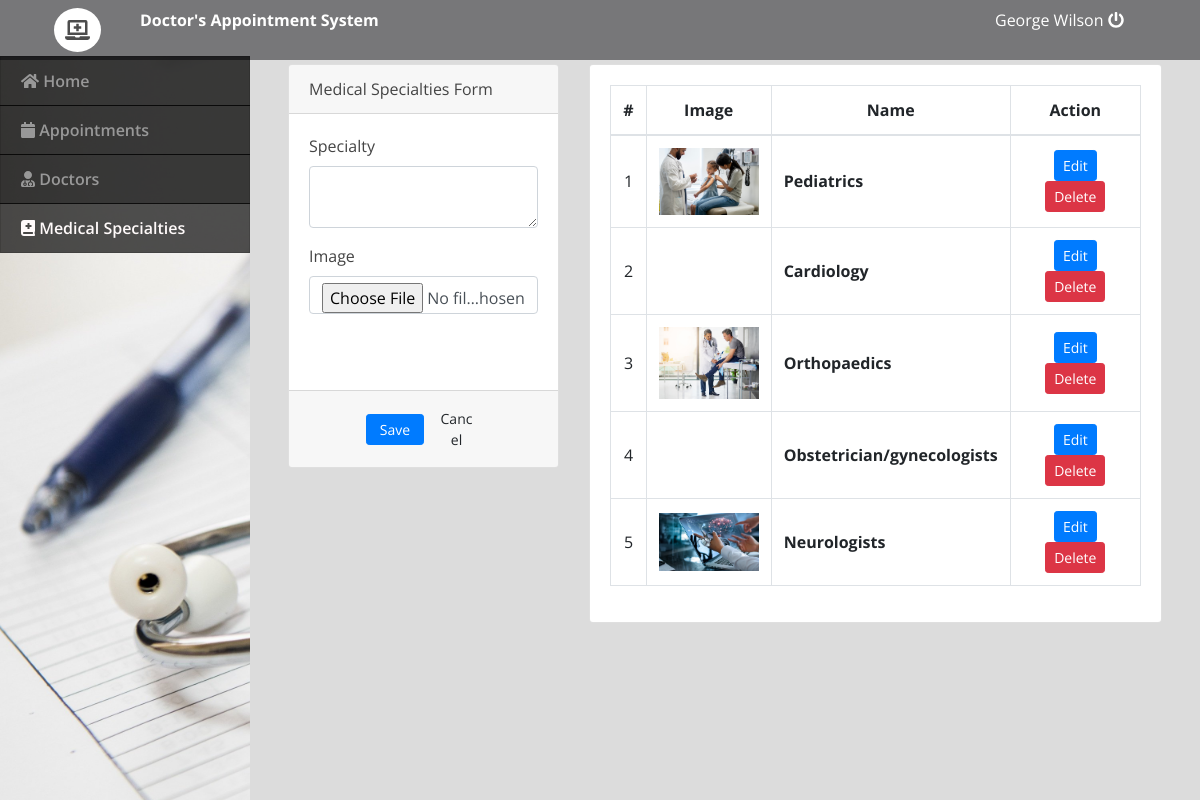
/admin/index.php?page=categories (signed in), run on the app's committed database.
### tables this page shows
CREATE TABLE `medical_specialty` (
  `id` int(30) NOT NULL,
  `name` text NOT NULL,
  `img_path` varchar(255) NOT NULL
);

### admin/categories.php (the view, shortened to what this page needs)
<?php include('db_connect.php');?>
<div class="container-fluid">
	<div class="col-lg-12">
		<div class="row">
			<div class="col-md-4">
			<form action="" id="manage-category">
				<div class="card">
					<div class="card-header">
						    Medical Specialties Form
				  	</div>
					<div class="card-body">
							<div class="form-group">
								<label class="control-label">Specialty</label>
								<textarea name="name" id="" cols="30" rows="2" class="form-control"></textarea>
							</div>
							<div class="form-group">
								<label for="" class="control-label">Image</label>
								<input type="file" class="form-control" name="img" onchange="displayImg(this,$(this))">
							</div>
							<div class="form-group">
							</div>
					</div>
					<div class="card-footer">
						<div class="row">
							<div class="col-md-12">
								<button class="btn btn-sm btn-primary col-sm-3 offset-md-3"> Save</button>
								<button class="btn btn-sm btn-default col-sm-3" type="button" onclick="_reset()"> Cancel</button>
							</div>
						</div>
					</div>
				</div>
			</form>
			</div>
			<div class="col-md-8">
				<div class="card">
					<div class="card-body">
						<table class="table table-bordered table-hover">
							<thead>
								<tr>
									<th class="text-center">#</th>
									<th class="text-center">Image</th>
									<th class="text-center">Name</th>
									<th class="text-center">Action</th>
								</tr>
							</thead>
							<tbody>
								<?php
								$i = 1;
								$cats = $conn->query("SELECT * FROM medical_specialty order by id asc");
								while($row=$cats->fetch_assoc()):
								?>
								<tr>
									<td class="text-center"><?php echo $i++ ?></td>
									<td class="text-center">
										<img src="../assets/img/<?php echo $row['img_path'] ?>" alt="">
									</td>
									<td class="">
										 <b><?php echo $row['name'] ?></b>
									</td>
									<td class="text-center">
										<button class="btn btn-sm btn-primary edit_cat" type="button" data-id="<?php echo $row['id'] ?>" data-name="<?php echo $row['name'] ?>" data-img_path="<?php echo $row['img_path'] ?>" >Edit</button>
										<button class="btn btn-sm btn-danger delete_cat" type="button" data-id="<?php echo $row['id'] ?>">Delete</button>
									</td>
								</tr>
								<?php endwhile; ?>
							</tbody>
						</table>
					</div>
				</div>
			</div>
		</div>
	</div>
</div>

### admin/assets/css/style.css (style rules this page uses)
body { font-family: "Open Sans", sans-serif; color: #444444; width: 100%; height: calc(100%); }

### admin/index.php (style rules this page uses)
body { background: #80808045; }

### admin/categories.php (style rules this page uses)
td { vertical-align: middle !important; }
img { max-width:100px; max-height: :150px; }

### data on the page
medical_specialty: img_path (picture), name "Pediatrics"
medical_specialty: name "Cardiology"
medical_specialty: img_path (picture), name "Orthopaedics"
medical_specialty: name "Obstetrician/gynecologists"
medical_specialty: img_path (picture), name "Neurologists"

### other printed values
$_SESSION['login_name'] "George Wilson"
